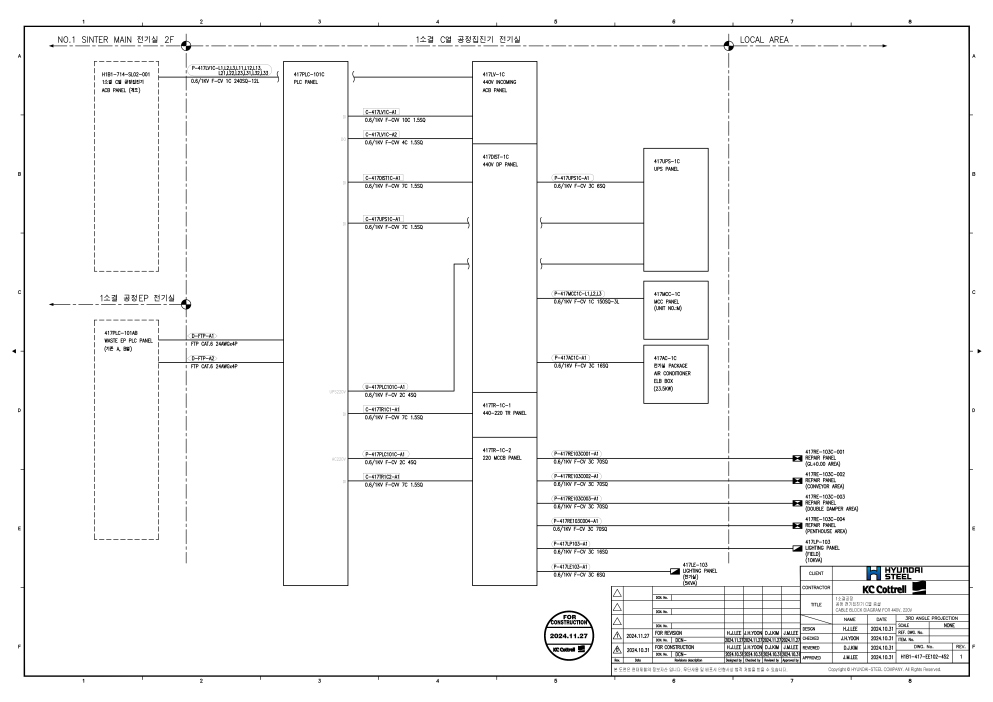
#> input picture pipeline_v5/outputs_png/H1B1-417-EE102-451_1_CABLE BLOCK DIAGRAM_241121_page_003.png, 4963 x 3509 px (shown at 1/5 size)
$ jupyter execute step_by_step_preprocessing.ipynb
#> lines starting #> are read from the running program, lines starting #| are printed output that depends on the picture; after the words box and inside, x2 and y2 are one past the last pixel; in counts of white or black regions, pixels touching at a corner belong together
### pipeline_v5/drawing_ocr_easy.py
"""
도면 OCR 인식 모듈
easyOCR을 사용하여 도면에서 텍스트를 추출합니다.
"""

from pathlib import Path
from typing import List, Dict, Any, Optional
from PIL import Image, ImageDraw, ImageFont
import json
from datetime import datetime
import cv2
import numpy as np
import matplotlib.pyplot as plt
import matplotlib.patches as patches

import easyocr

try:
    import pypdfium2 as pdfium
    PDF_SUPPORT = True
except ImportError:
    PDF_SUPPORT = False


class DrawingOCR:
    def __init__(self, use_gpu: bool = True):
        self.use_gpu = use_gpu
        self.ocr_reader = easyocr.Reader(['en'], gpu=use_gpu)  # EasyOCR 초기화

    # [222 lines left out: functions process_image, process_pdf, process_pdf_all_pages, process_directory, visualize_result, visualize_result and 3 more, not called in this run]

def ocr_main(argv=None):
    import argparse
    parser = argparse.ArgumentParser(description='도면 OCR 인식 도구 (PaddleOCR 기반)')
    parser.add_argument('input', help='입력 이미지 파일 또는 디렉토리 경로')
    parser.add_argument('-o', '--output', help='결과 저장 경로 (JSON)', default='ocr_results.json')
    parser.add_argument('--visualize', '-v', action='store_true', help='결과 시각화')
    parser.add_argument('--viz-output', help='시각화 이미지 저장 디렉토리', default='visualized')
    parser.add_argument('--no-gpu', action='store_true', help='GPU 사용 비활성화')
    parser.add_argument('--all-pages', action='store_true', help='PDF 모든 페이지 처리')

    args = parser.parse_args(argv)

    ocr = DrawingOCR(use_gpu=not args.no_gpu)
    input_path = Path(args.input)

    if input_path.is_file():
        if input_path.suffix.lower() == '.pdf' and args.all_pages:
            results = ocr.process_pdf_all_pages(str(input_path))
        else:
            results = [ocr.process_image(str(input_path))]
        ocr.save_results(results, args.output)
    elif input_path.is_dir():
        results = ocr.process_directory(str(input_path), output_path=args.output)
    else:
        print(f"오류: 입력 경로를 찾을 수 없습니다: {input_path}")
        return

    ocr.print_summary(results)

    if args.visualize:
        for result in results:
            if 'error' not in result:
                image_path = result['image_path']
                #DrawingOCR.visualize_result_nb(image_path, result, font_path="/home/dibaeck/.fonts/nanum/NanumGothicCoding.ttf")
                save_path = Path(args.viz_output) / Path(image_path).name
                ocr.visualize_result(image_path, result, str(save_path))

    if results and 'error' not in results[0]:
        print("\n첫 번째 이미지 텍스트 샘플:")
        print("-"*60)
        print(results[0].get('full_text', '')[:500])
        if len(results[0].get('full_text', '')) > 500:
            print("...")

### pipeline_v5/step_by_step_preprocessing.ipynb
# 0.setting : pdf를 png로 변환

[cell 1]
# [13 lines of commented-out code are left out]

# 1.전처리

[cell 2]
"""
1-1. 도면의 테두리 선 삭제(확인용)

input : img_path(테스트할 단일 이미지 위치)
output : 단일 이미지

"""

import cv2
import numpy as np
from pathlib import Path
import matplotlib.pyplot as plt

############ 1. 이미지 불러오기
img_path = './outputs_png/H1B1-417-EE102-451_1_CABLE BLOCK DIAGRAM_241121_page_003.png'

############ 1-1 단계. 결과 저장 위치
output_dir = Path("./output_v1")
output_dir.mkdir(parents=True, exist_ok=True)

img = cv2.imread(img_path)
#> img is the input picture: shape (3509, 4963, 3); mean B, G, R 246.3, 246.3, 246.3
gray = cv2.cvtColor(img, cv2.COLOR_BGR2GRAY)

# 2. 선 강조 / 잡음 제거
blur = cv2.GaussianBlur(gray, (5,5), 0)
_, thresh = cv2.threshold(blur, 200, 255, cv2.THRESH_BINARY_INV)
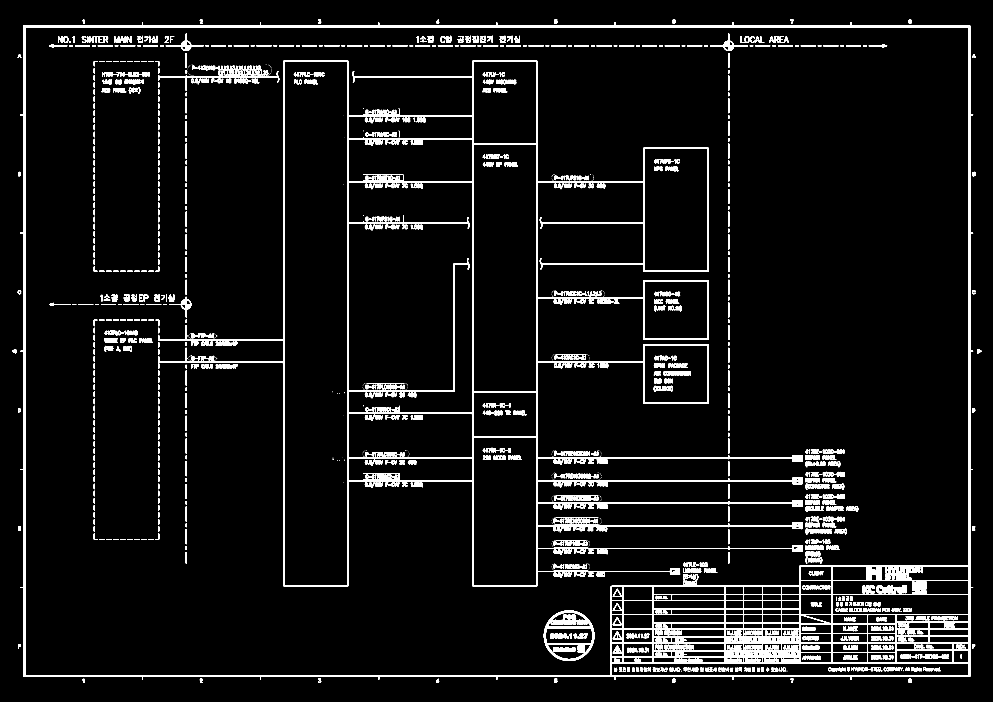
#> thresh: shape (3509, 4963) (shown at 1/5 size); 5% white; 1678 white regions (346 under 20 px)

# 3. 컨투어 검출
contours, _ = cv2.findContours(thresh, cv2.RETR_EXTERNAL, cv2.CHAIN_APPROX_SIMPLE)
#> contours = 31 contours; largest, box (x1, y1, x2, y2) and area: (102, 112, 4866, 3400) 15412434, (4861, 859, 4877, 881) 280, (90, 859, 105, 881) 262, (4542, 3393, 4559, 3415) 259, (4542, 97, 4559, 119) 255

# 4. 잘린 박스 이미지 저장
box_count = 0
for cnt in contours:
    x, y, w, h = cv2.boundingRect(cnt)
    if w > 20 and h > 20:
        # 안쪽 영역 비율 (예: 10%씩 줄이기)
        margin_w = int(w * 0.01)
        margin_h = int(h * 0.01)

        x1 = x + margin_w
        y1 = y + margin_h
        x2 = x + w - margin_w
        y2 = y + h - margin_h

        # 이미지 경계 검사
        x1 = max(x1, 0)
        y1 = max(y1, 0)
        x2 = min(x2, img.shape[1])
        y2 = min(y2, img.shape[0])

        roi = img[y1:y2, x1:x2]
        save_path = output_dir / f"box_{box_count:03d}.png"         # 저장 이미지 수정
        cv2.imwrite(str(save_path), roi)
        box_count += 1
#> this loop made 31 passes
#> (x, y, w, h, margin_w, margin_h, x1, y1) on pass 23: (102, 112, 4764, 3288, 47, 32, 149, 144)
#> (x, y, w, h) on passes 1 to 6: (2180, 3394, 16, 20), (413, 3394, 9, 20), (4542, 3393, 17, 22), (3952, 3393, 15, 21), (3361, 3393, 16, 22), (2770, 3393, 17, 22)
#> after the loop, box_count = 1

# print(f"총 {box_count}개의 박스 영역 이미지 저장 완료: {output_dir}")

[cell 3]
"""
직접 table 위치(좌표) 확인함
"""
# [63 lines of commented-out code are left out]

[cell 4]
"""
1-3. 도면의 table 삭제

좌표 리스트는 이전 단계에서 직접 확인함(고정값)

output : 도면의 표가 삭제된 이미지
"""
import cv2
import numpy as np

img = cv2.imread('./output_v1/box_000.png')
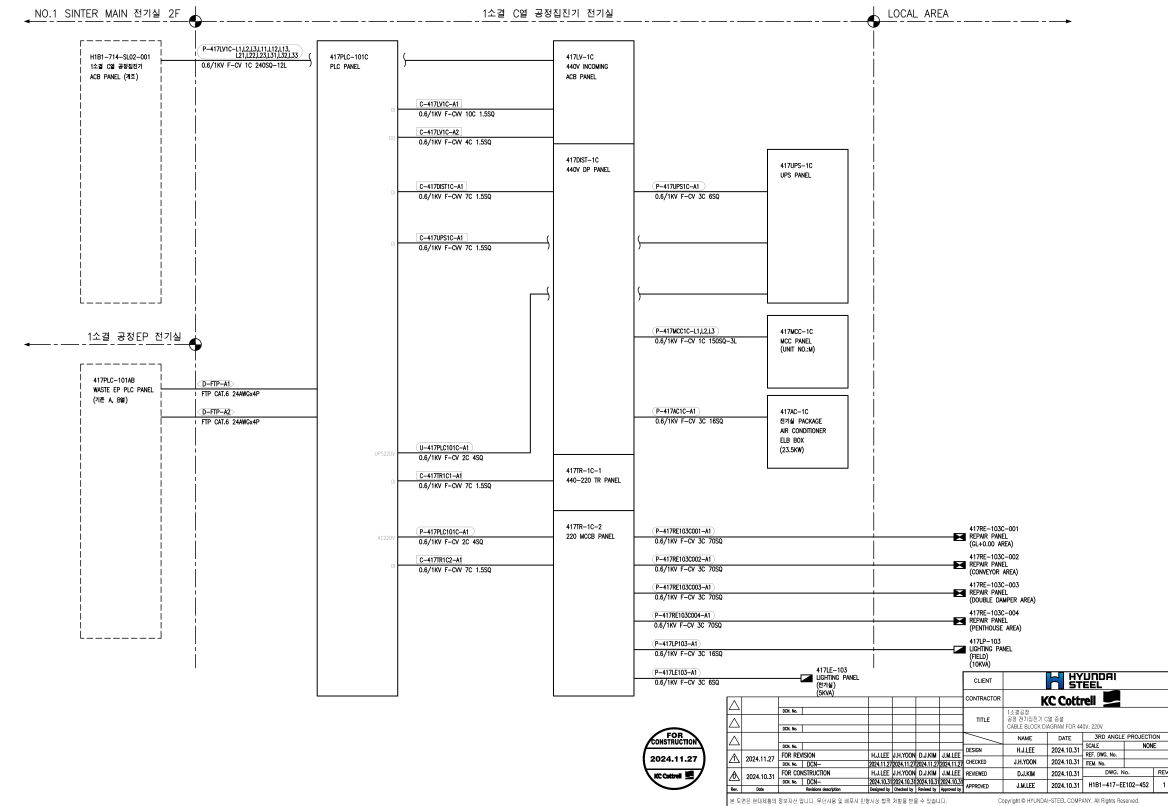
#> input picture pipeline_v5/output_v1/box_000.png, 4670 x 3224 px (shown at 1/4 size)
#> img is the input picture: shape (3224, 4670, 3); mean B, G, R 246.9, 246.9, 246.9

############ 결과 저장 위치
output_dir = Path("./output_v2")
output_dir.mkdir(parents=True, exist_ok=True)

# 좌표 리스트
coords = [
    (4655,3209,3849,2690),
    (3857,3202,2900,2780),
    (3834,2675,4663,3209),
    (2546,3217,3834,2908)
]
for x1, y1, x2, y2 in coords:
    img[min(y1,y2):max(y1,y2), min(x1,x2):max(x1,x2)] = 255
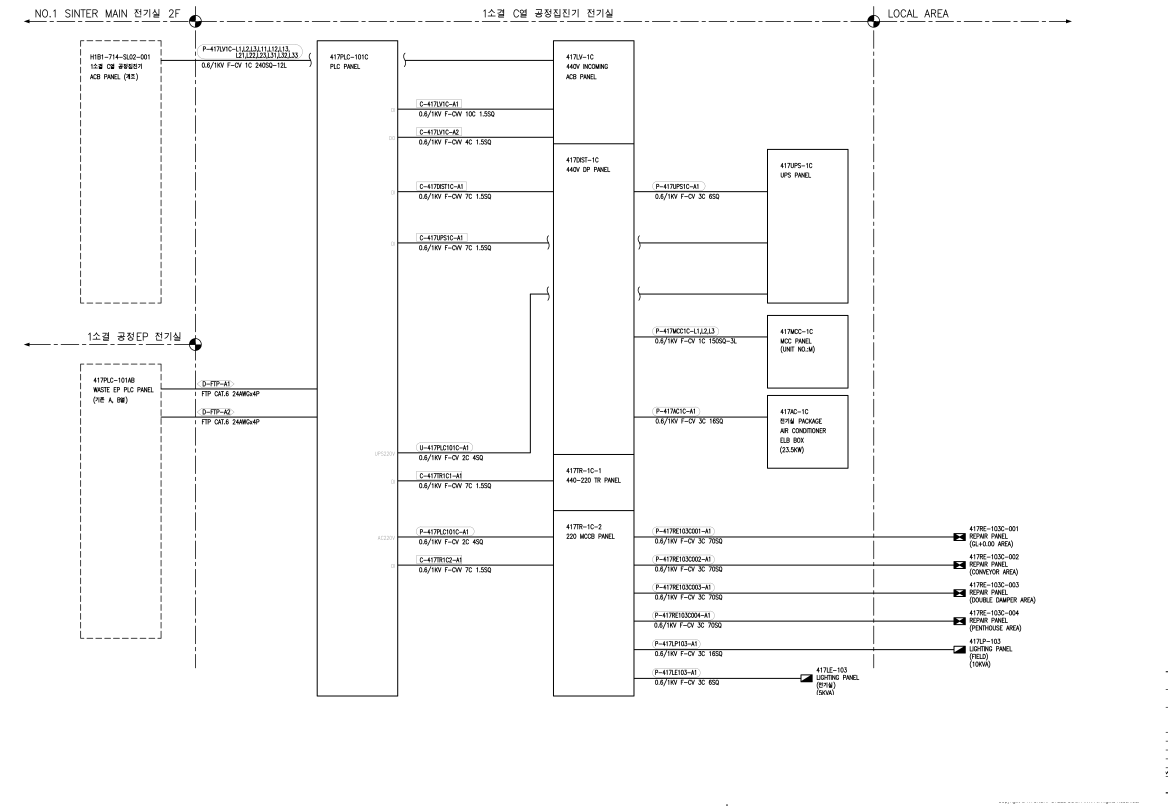
#> img: shape (3224, 4670, 3) (shown at 1/4 size); min 0, max 255, mean 249.4

cv2.imwrite('./output_v2/output_remove_table.png', img)
#> Out = True

[cell 5]
"""
1-4. 도면의 텍스트 삭제

output : 도면의 표가 삭제된 이미지
"""

from drawing_ocr_easy import ocr_main

sample_pdf ='./output_v2/output_remove_table.png'
output_json = './output_v3_text/ocr_results.json'
viz_dir = './output_v2/removed_text'

# argv 형태로 전달 (CLI처럼)
ocr_main([
    sample_pdf,
    '-o', output_json,        # JSON 결과 저장 경로
    '--visualize',            # 시각화 활성화
    '--viz-output', viz_dir   # 시각화 이미지 저장 경로
])
#> (the call stopped at in __init__, `self.ocr_reader = easyocr.Reader(['en'], gpu=use_gpu)`: easyocr is not available in this run)
